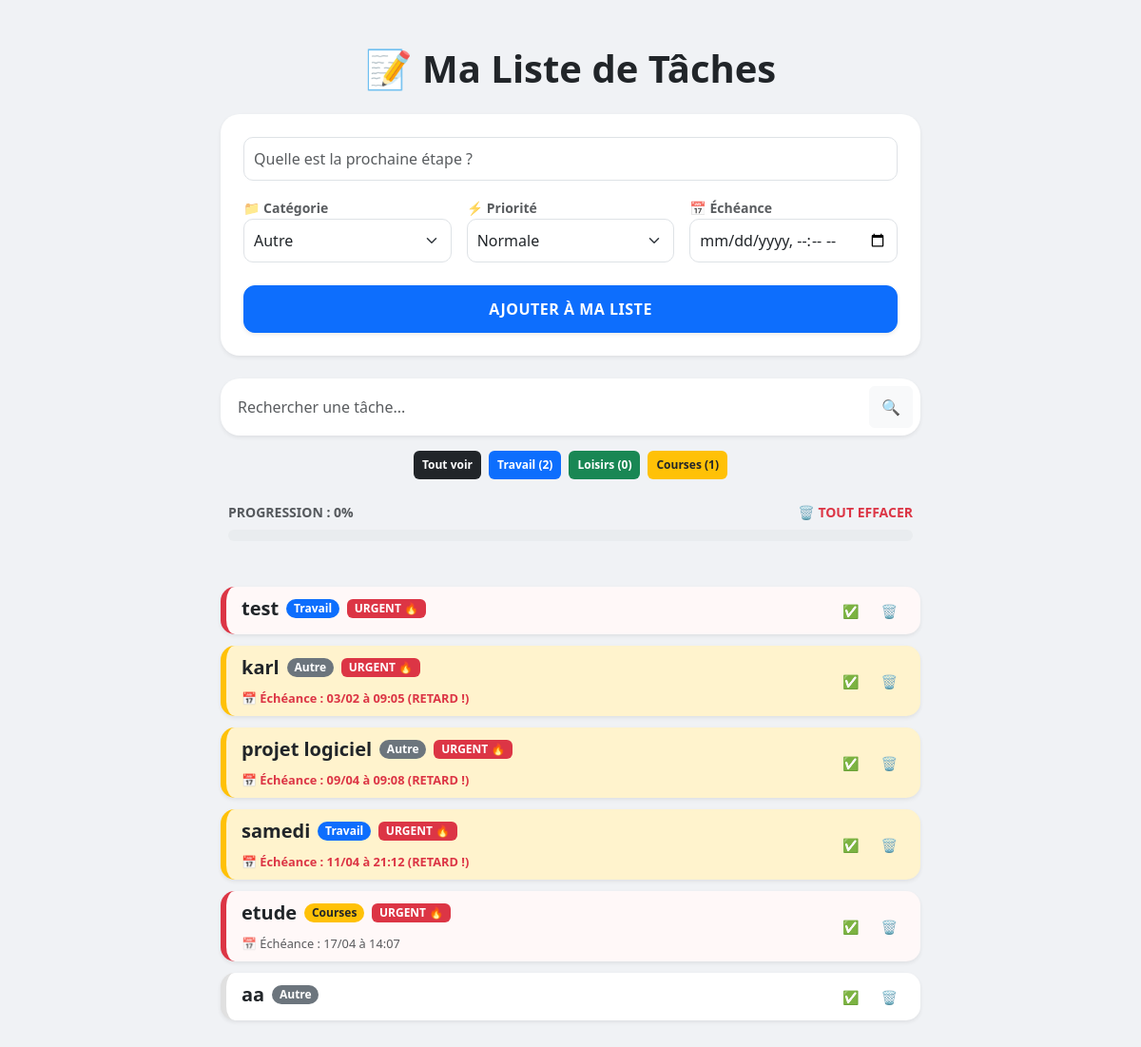
The page / on the database its author committed.
### macronote/models.py (models this page shows, shortened)
class Task(models.Model):
    CATEGORY_CHOICES = [
        ('TRAVAIL', 'Travail'),
        ('LOISIRS', 'Loisirs'),
        ('COURSES', 'Courses'),
        ('AUTRE', 'Autre'),
    ]
    PRIORITY_CHOICES = [
        ('1', 'Normale'),
        ('2', 'Urgente '),
    ]
    title = models.CharField(max_length=200)
    completed = models.BooleanField(default=False)
    created_at = models.DateTimeField(auto_now_add=True)
    category = models.CharField(max_length=10, choices=CATEGORY_CHOICES, default='AUTRE')
    priority = models.CharField(max_length=1, choices=PRIORITY_CHOICES, default='1')
    due_date = models.DateTimeField(blank=True, null=True)

### macronote/views.py (the view)
# urls.py: path('', index, name='home'),
def index(request):
    search_input = request.GET.get('search-area') or ''
    filter_category = request.GET.get('category-filter') or ''
    if request.method == "POST":
        form = TaskForm(request.POST)
        if form.is_valid():
            form.save()
            return redirect('home')
    all_taches = Task.objects.all()
    taches_display = all_taches.filter(title__icontains=search_input)
    if filter_category:
        taches_display = taches_display.filter(category=filter_category)
    taches_display = taches_display.order_by('completed', '-priority', 'due_date')
    stats = {
        'Travail': all_taches.filter(category='TRAVAIL', completed=False).count(),
        'Loisirs': all_taches.filter(category='LOISIRS', completed=False).count(),
        'Courses': all_taches.filter(category='COURSES', completed=False).count(),
    }
    progression = 0
    total_count = all_taches.count()
    if total_count > 0:
        progression = int((all_taches.filter(completed=True).count() / total_count) * 100)
    context = {
        'taches': taches_display,
        'form': TaskForm(),
        'search_input': search_input,
        'progression': progression,
        'maintenant': timezone.now(),
        'limite_proche': timezone.now() + timedelta(hours=24),
        'stats': stats,
        'filter_category': filter_category
    }
    return render(request, 'macronote/list.html', context)

### macronote/forms.py
class TaskForm(forms.ModelForm):
    class Meta:
        model = Task
        fields = ['title', 'category', 'priority', 'due_date']
        widgets = {
            'title': forms.TextInput(attrs={'class': 'form-control', 'placeholder': 'Quelle est la prochaine étape ?'}),
            'category': forms.Select(attrs={'class': 'form-select'}),
            'priority': forms.Select(attrs={'class': 'form-select'}),
            'due_date': forms.DateTimeInput(attrs={'class': 'form-control', 'type': 'datetime-local'}),
        }

### macronote/templates/macronote/list.html (shortened to what this page needs)
<!DOCTYPE html>
<html lang="fr">
<head>
    <link href="https://cdn.jsdelivr.net/npm/bootstrap@5.3.0/dist/css/bootstrap.min.css" rel="stylesheet">
</head>
<body>
    <div class="container py-5">
        <div class="row justify-content-center">
            <div class="col-md-10 col-lg-8">
                <h1 class="text-center mb-4 fw-bold text-dark">📝 Ma Liste de Tâches</h1>
                <div class="card mb-4 shadow-sm">
                    <div class="card-body p-4">
                        <form method="POST" class="row g-3">
                            <div class="col-12">{{ form.title }}</div>
                            <div class="col-md-4 col-6"><label class="small fw-bold text-muted">📁 Catégorie</label>{{ form.category }}</div>
                            <div class="col-md-4 col-6"><label class="small fw-bold text-muted">⚡ Priorité</label>{{ form.priority }}</div>
                            <div class="col-md-4 col-12"><label class="small fw-bold text-muted">📅 Échéance</label>{{ form.due_date }}</div>
                            <div class="col-12 mt-4">
                                <button type="submit" class="btn btn-primary btn-add w-100 shadow-sm">AJOUTER À MA LISTE</button>
                            </div>
                        </form>
                    </div>
                </div>
                <div class="text-center mb-4">
                    <div class="card p-2 mb-3 shadow-sm">
                        <form method="GET" class="d-flex gap-2">
                            <input type="text" name="search-area" value="{{ search_input }}" class="form-control border-0 shadow-none" placeholder="Rechercher une tâche...">
                            <button type="submit" class="btn btn-light">🔍</button>
                        </form>
                    </div>
                    <div class="d-flex justify-content-center flex-wrap gap-2 mb-3">
                        <a href="?" class="badge bg-dark p-2 badge-filter">Tout voir</a>
                        <a href="?category-filter=TRAVAIL" class="badge bg-primary p-2 badge-filter">Travail ({{ stats.Travail }})</a>
                        <a href="?category-filter=LOISIRS" class="badge bg-success p-2 badge-filter">Loisirs ({{ stats.Loisirs }})</a>
                        <a href="?category-filter=COURSES" class="badge bg-warning text-dark p-2 badge-filter">Courses ({{ stats.Courses }})</a>
                    </div>
                </div>
                <div class="mb-5 px-2">
                    <div class="d-flex justify-content-between align-items-end mb-2">
                        <span class="text-muted fw-bold small">PROGRESSION : {{ progression }}%</span>
                        <a href="{% url 'delete_all' %}" class="text-danger small text-decoration-none fw-bold" onclick="return confirm('Vider toute la liste ?')">🗑️ TOUT EFFACER</a>
                    </div>
                    <div class="progress" style="height: 12px; border-radius: 20px;">
                    </div>
                </div>
                <div class="list-group">
                    {% for t in taches %}
                        <div class="list-group-item d-flex justify-content-between align-items-center shadow-sm
                            {% if t.completed %}task-completed
                            {% elif t.due_date and t.due_date < maintenant %}task-retard
                            {% elif t.due_date and t.due_date < limite_proche %}task-proche
                            {% elif t.priority == '2' %}task-urgent{% endif %}">
                            <div class="d-flex flex-column">
                                <div class="d-flex align-items-center flex-wrap gap-2">
                                    <span class="fs-5 fw-bold" style="{% if t.completed %}text-decoration: line-through; color: #95a5a6;{% endif %}">
                                        {{ t.title }}
                                    </span>
                                    <span class="badge rounded-pill
                                        {% if t.category == 'TRAVAIL' %}bg-primary
                                        {% elif t.category == 'LOISIRS' %}bg-success
                                        {% elif t.category == 'COURSES' %}bg-warning text-dark
                                        {% else %}bg-secondary{% endif %}">
                                        {{ t.get_category_display }}
                                    </span>
                                    {% if t.priority == '2' and not t.completed %}
                                        <span class="badge bg-danger">URGENT 🔥</span>
                                    {% endif %}
                                </div>
                                <div class="mt-1">
                                    {% if t.due_date %}
                                        <small class="{% if t.due_date < maintenant and not t.completed %}text-danger fw-bold{% else %}text-muted{% endif %}" style="font-size: 0.8rem;">
                                            📅 Échéance : {{ t.due_date|date:"d/m à H:i" }}
                                            {% if t.due_date < maintenant and not t.completed %} (RETARD !){% endif %}
                                        </small>
                                    {% endif %}
                                </div>
                            </div>
                            <div class="btn-group gap-2">
                                <a href="{% url 'toggle_task' t.pk %}" class="btn btn-outline-secondary btn-sm border-0">
                                    {% if t.completed %} ↩️ {% else %} ✅ {% endif %}
                                </a>
                                <a href="{% url 'delete_task' t.pk %}" class="btn btn-outline-danger btn-sm border-0" onclick="return confirm('Supprimer ?')"> 🗑️ </a>
                            </div>
                        </div>
                    {% empty %}
                        <div class="text-center py-5 bg-white rounded-4 shadow-sm">
                            <h3 class="text-muted">✨ Liste vide !</h3>
                            <p class="text-muted mb-0">Ajoutez une tâche pour commencer votre journée.</p>
                        </div>
                    {% endfor %}
                </div>
            </div>
        </div>
    </div>
</body>
</html>

### macronote/templates/macronote/list.html (style rules this page uses)
body { background-color: #f0f2f5; font-family: 'Segoe UI', system-ui, sans-serif; }
.card { border-radius: 20px; border: none; box-shadow: 0 4px 12px rgba(0,0,0,0.05); }
.list-group-item { transition: 0.3s; border: none; margin-bottom: 12px; border-radius: 15px !important; border-left: 6px solid #e0e0e0; }
.task-urgent { border-left-color: #dc3545 !important; background-color: #fff8f8; }
.task-retard { background-color: #fff3cd !important; border-left-color: #ffc107 !important; }
.badge-filter { cursor: pointer; text-decoration: none; transition: 0.2s; border: 1px solid transparent; }
.form-control, .form-select { border-radius: 10px; border: 1px solid #dee2e6; padding: 10px; }
.btn-add { border-radius: 12px; padding: 12px; font-weight: bold; letter-spacing: 0.5px; }

### rows shown on the page
Task: title "test", category "Travail", priority "URGENT 🔥"
Task: title "karl", category "Autre", priority "URGENT 🔥", due_date "03/02 à 09:05", completed "(RETARD !)"
Task: title "projet logiciel", category "Autre", priority "URGENT 🔥", due_date "09/04 à 09:08", completed "(RETARD !)"
Task: title "samedi", category "Travail", priority "URGENT 🔥", due_date "11/04 à 21:12", completed "(RETARD !)"
Task: title "etude", category "Courses", priority "URGENT 🔥", due_date "17/04 à 14:07"
Task: title "aa", category "Autre"

### other values the page prints
{{ stats.Travail }} "2"
{{ stats.Loisirs }} "0"
{{ stats.Courses }} "1"
{{ progression }} "0"
